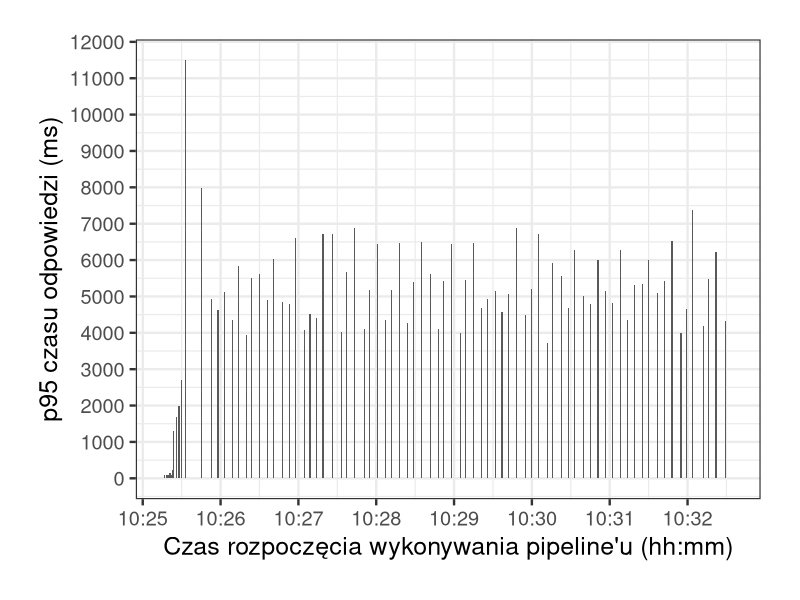

Generate this figure with R:
library("ggplot2")
library("scales")

png(filename="data-intensive-vm-100mb.png", width=800, height=600)

dat = read.csv("dataintensivevm_100mb.csv")
dat$time = as.POSIXct(dat$time, format = "%Y-%m-%dT%H:%M:%SZ")

ggplot(data=dat, aes(time, p95)) +
geom_bar(stat = "identity") +
theme_bw(base_size=18) + theme(plot.margin = unit(c(1,1,1,1), "cm")) +
scale_x_datetime(labels = date_format("%H:%M"), breaks = pretty_breaks(n=10)) +
scale_y_continuous(breaks=pretty_breaks(n=10)) +
labs(x = "Czas rozpoczęcia wykonywania pipeline'u (hh:mm)", y = "p95 czasu odpowiedzi (ms)")
